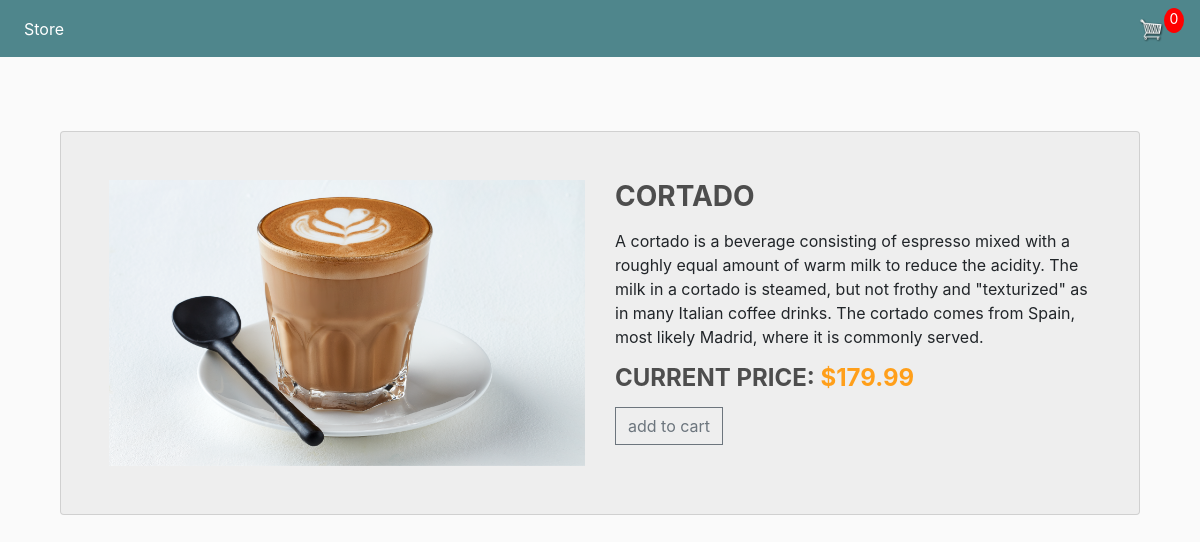
The app's page /product_details/1/ with its own data.
### store/models.py (models this page shows, shortened)
class Product(models.Model):
	name = models.CharField(max_length=200)
	price = models.FloatField()
	digital = models.BooleanField(default=False,null=True, blank=True)
	image = models.ImageField(null=True, blank=True)
	description = models.TextField(null=True, blank=True)
	@property
	def imageURL(self):
		try:
			url = self.image.url
		except:
			url = ''
		return url

### store/views.py (the view)
# urls.py: path('product_details/<int:productID>/', views.product_details, name="product_details"),
def product_details(request,productID):
	data = cartData(request)
	cartItems = data['cartItems']
	order = data['order']
	items = data['items']
	product=Product.objects.get(id=productID)
	context = {'items':items, 'order':order, 'cartItems':cartItems, 'product':product}
	return render(request,'store/product_details.html',context)

### store/utils.py (called while the page is built, shortened)
def cookieCart(request):
	try:
		cart = json.loads(request.COOKIES['cart'])
	except:
		cart = {}
		print('CART:', cart)
	items = []
	order = {'get_cart_total':0, 'get_cart_items':0, 'shipping':False}
	cartItems = order['get_cart_items']
	return {'cartItems':cartItems ,'order':order, 'items':items}

def cartData(request):
	if request.user.is_authenticated:
		customer = request.user.customer
		order, created = Order.objects.get_or_create(customer=customer, complete=False)
		items = order.orderitem_set.all()
		cartItems = order.get_cart_items
	else:
		cookieData = cookieCart(request)
		cartItems = cookieData['cartItems']
		order = cookieData['order']
		items = cookieData['items']
	return {'cartItems':cartItems ,'order':order, 'items':items}

### store/templates/store/product_details.html (shortened to what this page needs)
{% extends 'store/main.html' %}
{% load static %}
{% block content %}
	<div class="container">
		<div class="card">
			<div class="container-fliud">
				<div class="wrapper row">
					<div class="preview col-md-6">
						<div class="preview-pic tab-content">
						  <div class="tab-pane active" id="pic-1"><img src="{{product.imageURL}}" /></div>
						</div>
					</div>
					<div class="details col-md-6">
						<h3 class="product-title">{{product.name}}</h3>
						<p class="product-description">{{product.description}}</p>
						<h4 class="price">current price: <span>${{product.price}}</span></h4>
						<div class="action">
							<button data-product="{{product.id}}" data-action="add" class="btn btn-outline-secondary add-btn update-cart">add to cart</button>
						</div>
					</div>
				</div>
			</div>
		</div>
	</div>
	{% endblock content %}

### static/css/main.css (style rules this page uses)
body { background-color: hsl(0, 0%, 98%); }
h1,h2,h3,h4,h5,h6 { color:hsl(0, 0%, 30%); }
.btn { border-radius: 0; }

### store/templates/store/product_details.html (style rules this page uses)
body { overflow-x: hidden; }
img { max-width: 100%; }
.preview { display: -webkit-box; display: -webkit-flex; display: -ms-flexbox; display: flex; -webkit-box-orient: vertical; -webkit-box-direction: normal; -webkit-flex-direction: column; -ms-flex-direction: column; flex-direction: column; }
.preview-pic { -webkit-box-flex: 1; -webkit-flex-grow: 1; -ms-flex-positive: 1; flex-grow: 1; }
.tab-content { overflow: hidden; }
.tab-content img { width: 100%; -webkit-animation-name: opacity; animation-name: opacity; -webkit-animation-duration: .3s; animation-duration: .3s; }
.card { margin-top: 50px; background: #eee; padding: 3em; line-height: 1.5em; }
@media screen and (min-width: 997px) { .wrapper { display: -webkit-box; display: -webkit-flex; display: -ms-flexbox; display: flex; } }
.details { display: -webkit-box; display: -webkit-flex; display: -ms-flexbox; display: flex; -webkit-box-orient: vertical; -webkit-box-direction: normal; -webkit-flex-direction: column; -ms-flex-direction: column; flex-direction: column; }
.product-title, .price, .sizes, .colors { text-transform: UPPERCASE; font-weight: bold; }
.checked, .price span { color: #ff9f1a; }
.product-title, .rating, .product-description, .price, .vote, .sizes { margin-bottom: 15px; }
.product-title { margin-top: 0; }

### records on screen
Product: imageURL (picture), name "CORTADO", description "A cortado is a beverage consisting of espresso mixed with a roughly equal amount of warm milk to reduce the acidity. The milk in a cortado is steamed, but not frothy and \"texturized\" as in many Italian coffee drinks. The cortado comes from Spain, most likely Madrid, where it is commonly served.", price "179.99"

### other values on screen
{{ cartItems }} "0"
